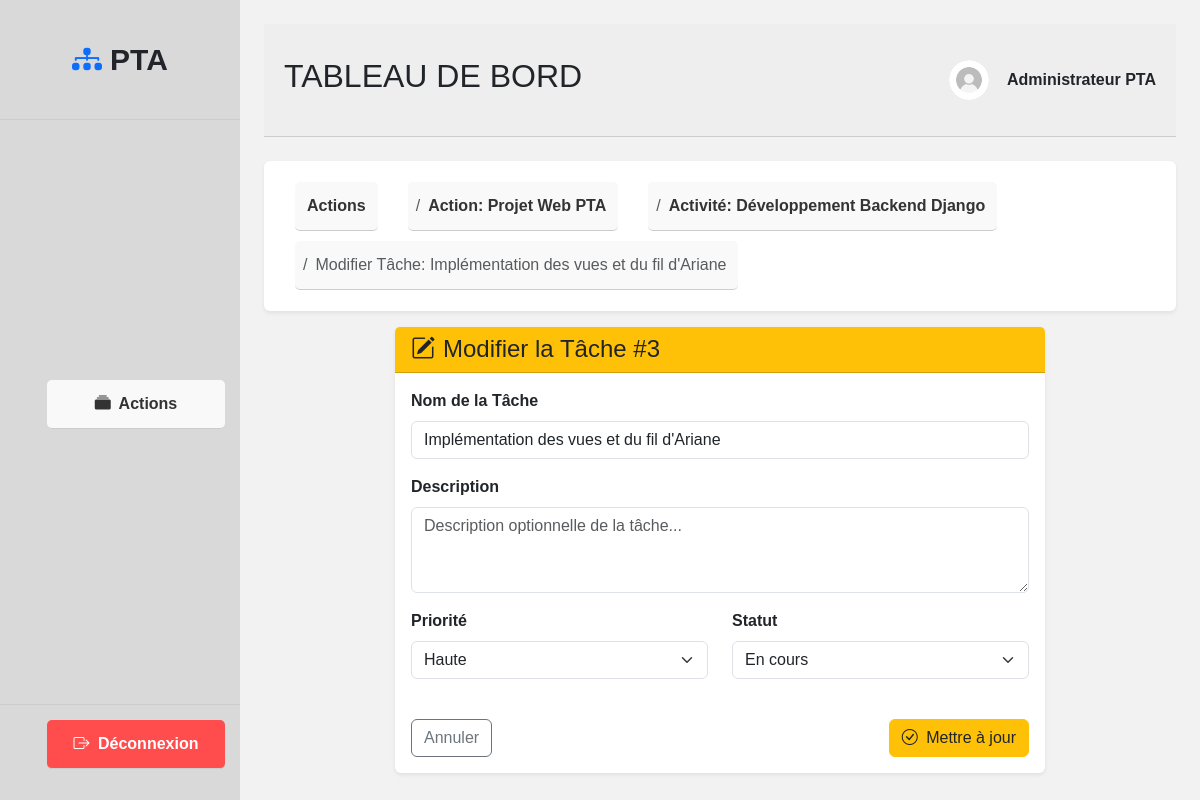
Page /taches/3/modifier/ (signed in) on the committed database.
### Action/models.py (models this page shows, shortened)
class Tache(models.Model):
    activite = models.ForeignKey(
        Activite,
        on_delete=models.CASCADE,
        related_name='taches',
        verbose_name="Activité parente"
    )
    nom = models.CharField(max_length=255, verbose_name="Nom de la tâche")
    description = models.TextField(blank=True, null=True, verbose_name="Description")
    statut = models.CharField(
        max_length=20,
        choices=StatutChoices.choices,
        default=StatutChoices.NON_REALISE,
        verbose_name="Statut"
    )
    priorite = models.CharField(
        max_length=20,
        choices=PrioriteChoices.choices,
        default=PrioriteChoices.MOYENNE,
        verbose_name="Priorité"
    )
    date_creation = models.DateTimeField(default=timezone.now, verbose_name="Date de création")
    class Meta:
        ordering = ['-date_creation']
        verbose_name = "Tâche"
        verbose_name_plural = "Tâches"

class Activite(models.Model):
    action = models.ForeignKey(
        Action,
        on_delete=models.CASCADE,
        related_name='activites',
        verbose_name="Action parente"
    )
    nom = models.CharField(max_length=255, verbose_name="Nom de l'activité")
    description = models.TextField(blank=True, null=True, verbose_name="Description")
    statut = models.CharField(
        max_length=20,
        choices=StatutChoices.choices,
        default=StatutChoices.NON_REALISE,
        verbose_name="Statut"
    )
    date_creation = models.DateTimeField(default=timezone.now, verbose_name="Date de création")
    class Meta:
        ordering = ['-date_creation']
        verbose_name = "Activité"
        verbose_name_plural = "Activités"

class Action(models.Model):
    nom = models.CharField(max_length=255, verbose_name="Nom de l'action")
    description = models.TextField(blank=True, null=True, verbose_name="Description")
    statut = models.CharField(
        max_length=20,
        choices=StatutChoices.choices,
        default=StatutChoices.NON_REALISE,
        verbose_name="Statut"
    )
    date_creation = models.DateTimeField(default=timezone.now, verbose_name="Date de création")
    class Meta:
        ordering = ['-date_creation']
        verbose_name = "Action"
        verbose_name_plural = "Actions"

### Action/views.py (the view)
# urls.py: path('taches/<int:tache_id>/modifier/', views.modifier_tache, name='modifier_tache'),
@login_required
def modifier_tache(request, tache_id):
    tache = get_object_or_404(Tache, id=tache_id)
    activite_id = tache.activite.id
    if request.method == "POST":
        form = TacheForm(request.POST, instance=tache)
        if form.is_valid():
            form.save()
            messages.success(request, f"La tâche '{tache.nom}' a été mise à jour.")
            return redirect('liste_taches', activite_id=activite_id)
    else:
        form = TacheForm(instance=tache)
    return render(request, 'action/modifier_tache.html', {'form': form, 'tache': tache})

### Action/forms.py
class TacheForm(forms.ModelForm):
    class Meta:
        model = Tache
        fields = ['nom', 'description', 'statut', 'priorite']
        widgets = {
            'nom': forms.TextInput(attrs={'class': 'form-control', 'placeholder': "Nom de la tâche..."}),
            'description': forms.Textarea(attrs={'class': 'form-control', 'rows': 3, 'placeholder': "Description optionnelle de la tâche..."}),
            'statut': forms.Select(attrs={'class': 'form-select'}),
            'priorite': forms.Select(attrs={'class': 'form-select'}),
        }

### Action/templates/action/modifier_tache.html (shortened to what this page needs)
{% extends 'base/base.html' %}
{% load static %}
{% block content %}
<div class="content">
  <div class="sous-container1">
    <div class="logo"><i class="bi bi-diagram-3-fill me-2 text-primary"></i> PTA</div>
    <nav>
      <ul>
        <li><a href="{% url 'liste_action' %}"><i class="bi bi-collection-fill me-1"></i> Actions</a></li>
      </ul>
    </nav>
    <div class="btn_deconnexion">
      <ul>
        <li><a href="#"><i class="bi bi-box-arrow-right me-1"></i> Déconnexion</a></li>
      </ul>
    </div>
  </div>
  <div class="sous-container2 p-4">
    <div class="sous-container2-haut mb-4">
      <h2>TABLEAU DE BORD</h2>
      <div class="profil">
        <img src="{% static 'images/profil.png' %}" alt="Profil" onerror="this.src='https://ui-avatars.com/api/?name=Admin+PTA&background=0D6EFD&color=fff'">
        <p class="mb-0 ms-2 fw-semibold">Administrateur PTA</p>
      </div>
    </div>
    <nav aria-label="breadcrumb">
      <ol class="breadcrumb bg-white p-3 rounded shadow-sm">
        <li class="breadcrumb-item"><a href="{% url 'liste_action' %}">Actions</a></li>
        <li class="breadcrumb-item"><a href="{% url 'liste_activites' tache.activite.action.id %}">Action: {{ tache.activite.action.nom }}</a></li>
        <li class="breadcrumb-item"><a href="{% url 'liste_taches' tache.activite.id %}">Activité: {{ tache.activite.nom }}</a></li>
        <li class="breadcrumb-item active" aria-current="page">Modifier Tâche: {{ tache.nom }}</li>
      </ol>
    </nav>
    <div class="card shadow-sm border-0 mx-auto" style="max-width: 650px;">
      <div class="card-header bg-warning text-dark">
        <h4 class="mb-0"><i class="bi bi-pencil-square me-2"></i>Modifier la Tâche #{{ tache.id }}</h4>
      </div>
      <div class="card-body">
        <form method="POST">
          <div class="mb-3">
            <label class="form-label fw-bold">Nom de la Tâche</label>
            {{ form.nom }}
          </div>
          <div class="mb-3">
            <label class="form-label fw-bold">Description</label>
            {{ form.description }}
          </div>
          <div class="row">
            <div class="col-md-6 mb-3">
              <label class="form-label fw-bold">Priorité</label>
              {{ form.priorite }}
            </div>
            <div class="col-md-6 mb-3">
              <label class="form-label fw-bold">Statut</label>
              {{ form.statut }}
            </div>
          </div>
          <div class="d-flex justify-content-between mt-4">
            <a href="{% url 'liste_taches' tache.activite.id %}" class="btn btn-outline-secondary">Annuler</a>
            <button type="submit" class="btn btn-warning text-dark"><i class="bi bi-check-circle me-1"></i> Mettre à jour</button>
          </div>
        </form>
      </div>
    </div>
  </div>
</div>
{% endblock %}

### static/css/style.css (style rules this page uses)
* { padding: 0; margin: 0; box-sizing: border-box; font-family: Arial, sans-serif; }
.content { display: flex; flex-direction: row; justify-content: space-between; align-items: center; height: 100vh; width: 100%; }
.sous-container1 { width: 20%; height: 100%; background-color: #D9D9D9; display: flex; flex-direction: column; justify-content: space-between; }
.sous-container2 { width: 80%; height: 100%; background-color: #F2F2F2; }
.logo { width: 100%; height: 15%; display: flex; justify-content: center; align-items: center; background-color: #d9d9d9; font-size: 30px; font-weight: bold; border-bottom: 1px solid #ccc; }
ul { width: 100%; height: 100%; display: flex; flex-direction: column; justify-content: space-between; }
li { list-style: none; padding: 12px; text-align: center; border-bottom: 1px solid #ccc; margin: 5px 15px; background-color: #f9f9f9; border-radius: 5px; }
a { text-decoration: none; color: #333; font-weight: bold; }
.btn_deconnexion { border-top: solid 1px #ccc; padding: 10px 0px; }
.btn_deconnexion li { background-color: #ff4d4d; border-radius: 5px; }
.btn_deconnexion li a { color: #fff; }
.sous-container2-haut { width: 100%; height: 15%; display: flex; justify-content: space-between; align-items: center; background-color: #eee; border-bottom: 1px solid #ccc; padding: 0px 20px; }
.profil { display: flex; align-items: center; }
.profil img { width: 40px; height: 40px; border-radius: 50%; margin-right: 10px; background-color: #ccc; }

### rows in the picture
Tache: activite.action.nom "Projet Web PTA", activite.nom "Développement Backend Django", nom "Implémentation des vues et du fil d'Ariane", id "3", priorite "Haute", statut "En cours"
